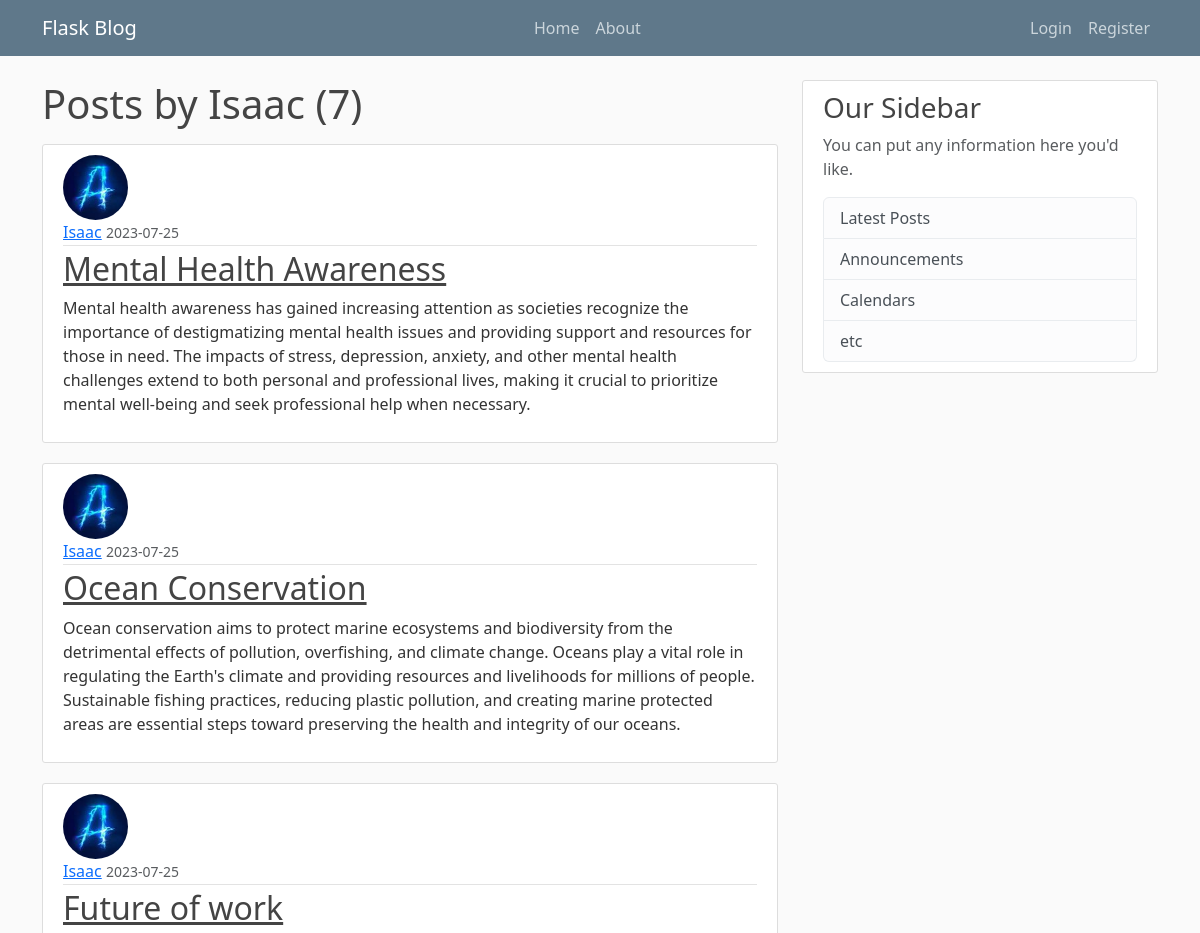
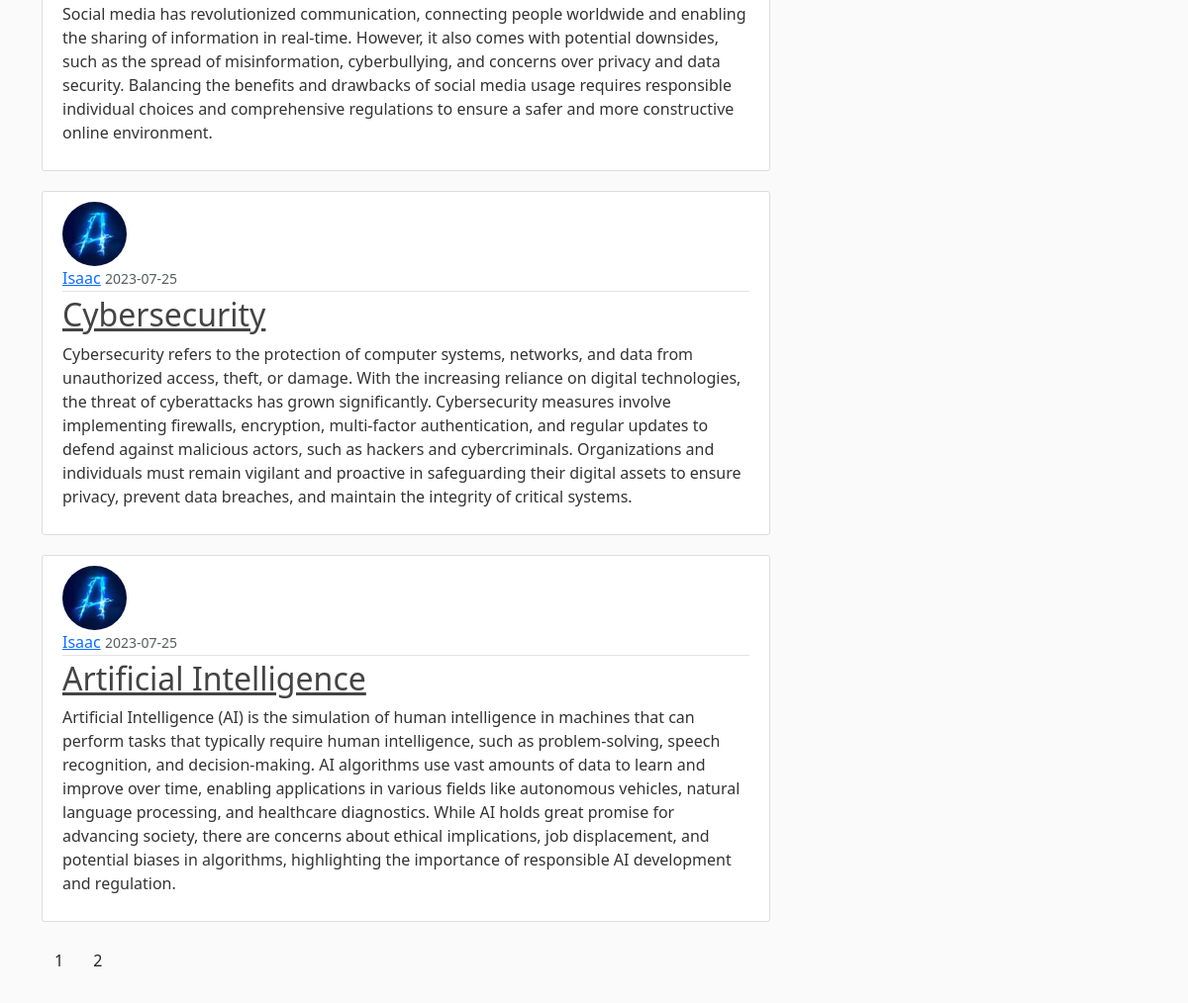
Screenshot of /user/Isaac with the database file from the repository (2 pictures, top to bottom).
### FlaskBlog/models.py (models this page shows, shortened)
class User(db.Model, UserMixin):
    id = db.Column(db.Integer, primary_key=True)
    username = db.Column(db.String(20), unique=True, nullable=False)
    email = db.Column(db.String(120), unique=True, nullable=False)
    image_file = db.Column(db.String(20), nullable=False, default='default.jpg')
    password = db.Column(db.String(60), nullable=False)
    posts = db.relationship('Post', backref='author', lazy=True)

class Post(db.Model):
    id = db.Column(db.Integer, primary_key=True)
    title = db.Column(db.String(100), nullable=False)
    date_posted = db.Column(db.DateTime, nullable=False, default=datetime.utcnow)
    content = db.Column(db.Text, nullable=False)
    user_id = db.Column(db.Integer, db.ForeignKey('user.id'), nullable=False)

### FlaskBlog/routes.py (the view)
@app.route("/user/<string:username>")
def user_posts(username):
    page = request.args.get('page', 1, type=int)
    user = User.query.filter_by(username=username).first_or_404()
    posts = Post.query.filter_by(author=user)\
        .order_by(Post.date_posted.desc())\
        .paginate(page=page, per_page=5)
    return render_template('user_posts.html', posts=posts, user=user)

### FlaskBlog/templates/user_posts.html
{% extends "layout.html" %}
{% block content %}
    <h1 class="mb-3">Posts by {{ user.username }} ({{ posts.total }}) </h1>
    {% for post in posts.items %}
        <article class="media content-section">
          <img class="rounded-circle article-img" src="{{ url_for('static', filename='profile_pic/' + post.author.image_file) }}">
          <div class="media-body">
            <div class="article-metadata">
              <a class="mr-2" href="{{ url_for('user_post', username=post.author.username) }}">{{ post.author.username }}</a>
              <small class="text-muted">{{ post.date_posted.strftime('%Y-%m-%d') }}</small>
            </div>
            <h2><a class="article-title" href="{{ url_for('post', post_id=post.id) }}">{{ post.title }}</a></h2>
            <p class="article-content">{{ post.content }}</p>
          </div>
        </article>
    {% endfor %}
    {% for page_num in posts.iter_pages(left_edge=1, right_edge=1, left_current=1, right_current=2) %}
        {% if page_num %}
            {% if posts.Page == page_num %}
                <a class="btn btn-info mb-4" href="{{ url_for('user_posts',username=user.username, page=page_num) }}">{{ page_num }}</a>
            {% else%}
                <a class="btn btn-outline info mb-4" href="{{ url_for('user_post',username=user.username, page=page_num) }}">{{ page_num }}</a>
            {% endif %}
        {% else%}
            ...
        {% endif %}
    {% endfor %}
{% endblock content %}

### FlaskBlog/static/main.css (style rules this page uses)
body { background: #fafafa; color: #333333; margin-top: 5rem; }
h1, h2, h3, h4, h5, h6 { color: #444444; }
.content-section { background: #ffffff; padding: 10px 20px; border: 1px solid #dddddd; border-radius: 3px; margin-bottom: 20px; }
.article-title { color: #444444; }
.article-content { white-space: pre-line; }
.article-img { height: 65px; width: 65px; margin-right: 16px; }
.article-metadata { padding-bottom: 1px; margin-bottom: 4px; border-bottom: 1px solid #e3e3e3 }

### rows the page displays
User: username "Isaac"
Post: image_file (picture), author.username "Isaac", date_posted "2023-07-25", title "Mental Health Awareness", content "Mental health awareness has gained increasing attention as societies recognize the importance of destigmatizing mental health issues and providing support and resources for those in need. The impacts of stress, depression, anxiety, and other mental health challenges extend to both personal and professional lives, making it crucial to prioritize mental well-being and seek professional help when necessary."
Post: image_file (picture), author.username "Isaac", date_posted "2023-07-25", title "Ocean Conservation", content "Ocean conservation aims to protect marine ecosystems and biodiversity from the detrimental effects of pollution, overfishing, and climate change. Oceans play a vital role in regulating the Earth's climate and providing resources and livelihoods for millions of people. Sustainable fishing practices, reducing plastic pollution, and creating marine protected areas are essential steps toward preserving the health and integrity of our oceans."
Post: image_file (picture), author.username "Isaac", date_posted "2023-07-25", title "Future of work", content "Social media has revolutionized communication, connecting people worldwide and enabling the sharing of information in real-time. However, it also comes with potential downsides, such as the spread of misinformation, cyberbullying, and concerns over privacy and data security. Balancing the benefits and drawbacks of social media usage requires responsible individual choices and comprehensive regulations to ensure a safer and more constructive online environment."
Post: image_file (picture), author.username "Isaac", date_posted "2023-07-25", title "Cybersecurity", content "Cybersecurity refers to the protection of computer systems, networks, and data from unauthorized access, theft, or damage. With the increasing reliance on digital technologies, the threat of cyberattacks has grown significantly. Cybersecurity measures involve implementing firewalls, encryption, multi-factor authentication, and regular updates to defend against malicious actors, such as hackers and cybercriminals. Organizations and individuals must remain vigilant and proactive in safeguarding their digital assets to ensure privacy, prevent data breaches, and maintain the integrity of critical systems."
Post: image_file (picture), author.username "Isaac", date_posted "2023-07-25", title "Artificial Intelligence", content "Artificial Intelligence (AI) is the simulation of human intelligence in machines that can perform tasks that typically require human intelligence, such as problem-solving, speech recognition, and decision-making. AI algorithms use vast amounts of data to learn and improve over time, enabling applications in various fields like autonomous vehicles, natural language processing, and healthcare diagnostics. While AI holds great promise for advancing society, there are concerns about ethical implications, job displacement, and potential biases in algorithms, highlighting the importance of responsible AI development and regulation."

### other values shown
{{ posts.total }} "7"
{{ page_num }} "1" "2"
